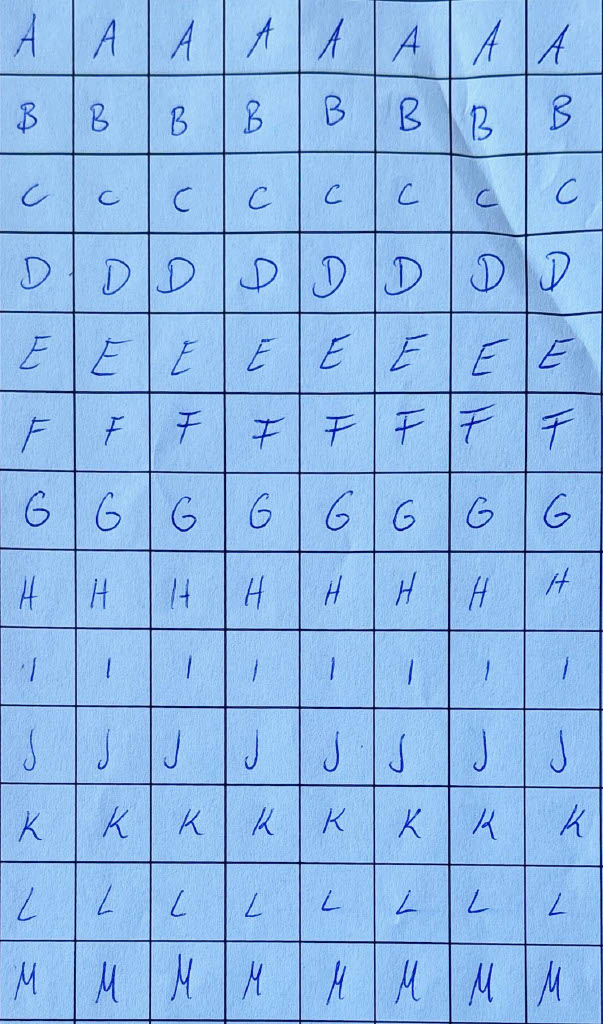
#> input picture Blockbuchstaben.jpeg, 603 x 1024 px
$ python Buchstaben_extrahieren.py
#> lines starting #> are read from the running program, lines starting #| are printed output that depends on the picture
import cv2
import numpy as np
import os

#User parameters
output_folder="letters"
image = cv2.imread("Blockbuchstaben.jpeg")
#> image is the input picture: shape (1024, 603, 3); mean B, G, R 232, 184.5, 141.6
number_rows=13
number_cols=8
margin=15 #Rand der weggeschnitten wird bei den einzelnen Buchstaben

gray = cv2.cvtColor(image, cv2.COLOR_BGR2GRAY)
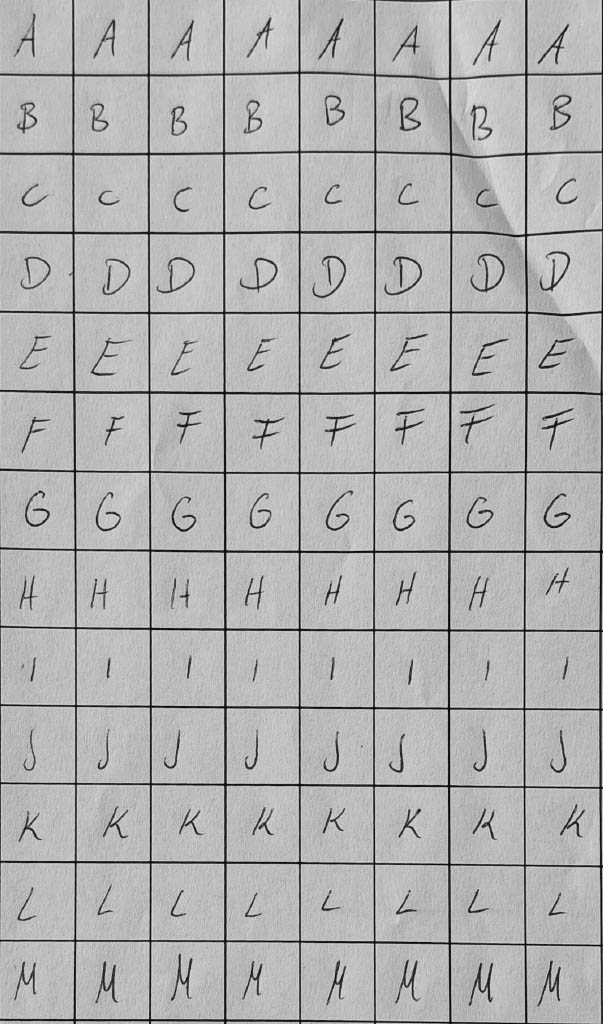
#> gray: shape (1024, 603); min 4, max 224, mean 177.1

height, width, channels = image.shape
#> height = 1024; width = 603; channels = 3
print(height)
#| 1024
print(width)
#| 603

letter_width=width//number_cols
#> letter_width = 75
letter_height=height//number_rows
#> letter_height = 78

print(letter_width)
#| 75
print(letter_height)
#| 78

if not os.path.exists(output_folder):
        os.makedirs(output_folder)

for i in range(0,number_rows):
    for j in range(0,number_cols):
        x=j*letter_width
        y=i*letter_height

        letter_img=gray[y+margin:y+letter_height-margin,x+margin:x+letter_width-margin]
        #if i==6 and j==8:
        #    cv2.imshow('letter_img', letter_img)
        cv2.imwrite(output_folder+'/letter'+str(i)+str(j)+'.png', letter_img)
#> this loop made 13 passes
#> pass 1, `cv2.imwrite(output_folder+'/letter'+str(i)+str(j)+'.png', letter_img)`:
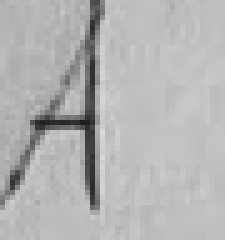
#> saved as letter00.png: shape (48, 45) (shown 5 times larger); min 31, max 218, mean 179.5
#> pass 1, `cv2.imwrite(output_folder+'/letter'+str(i)+str(j)+'.png', letter_img)`:
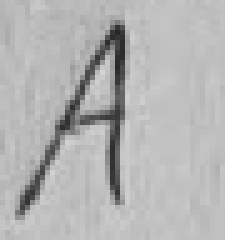
#> saved as letter01.png: shape (48, 45) (shown 5 times larger); min 38, max 211, mean 179.8
#> pass 1, `cv2.imwrite(output_folder+'/letter'+str(i)+str(j)+'.png', letter_img)`:
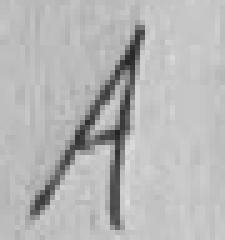
#> saved as letter02.png: shape (48, 45) (shown 5 times larger); min 36, max 221, mean 182.4
#> pass 1, `cv2.imwrite(output_folder+'/letter'+str(i)+str(j)+'.png', letter_img)`:
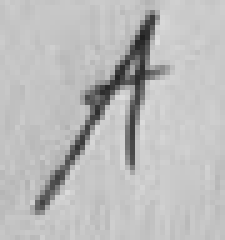
#> saved as letter03.png: shape (48, 45) (shown 5 times larger); min 32, max 222, mean 187.3


#cv2.imshow('BuchstabenRaster', gray)
cv2.waitKey(0)
cv2.destroyAllWindows()
